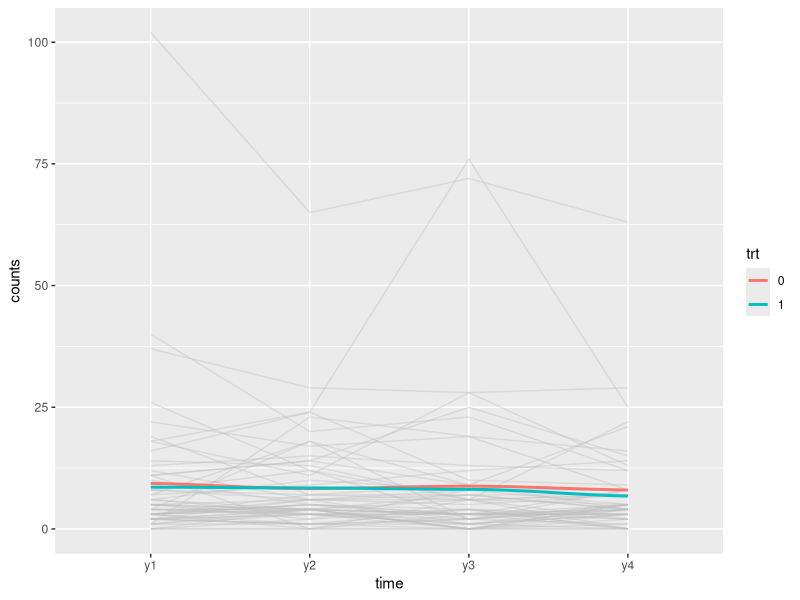
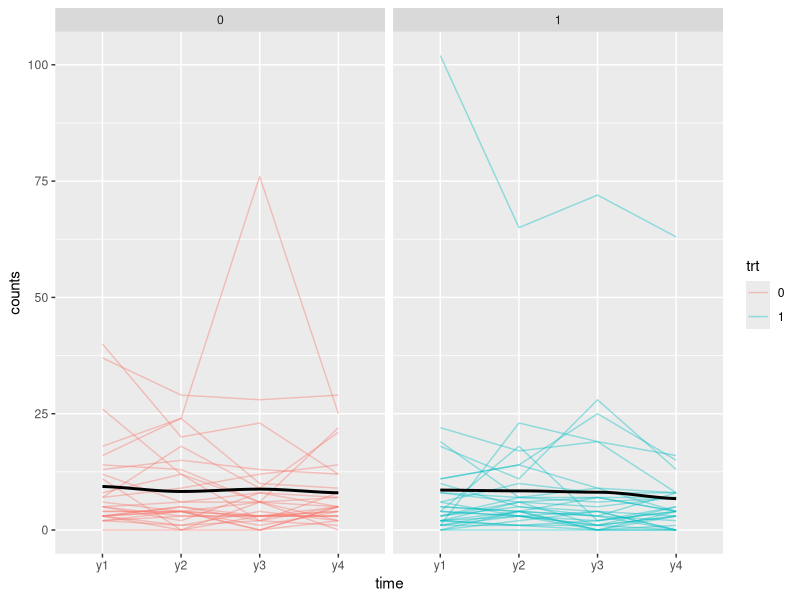
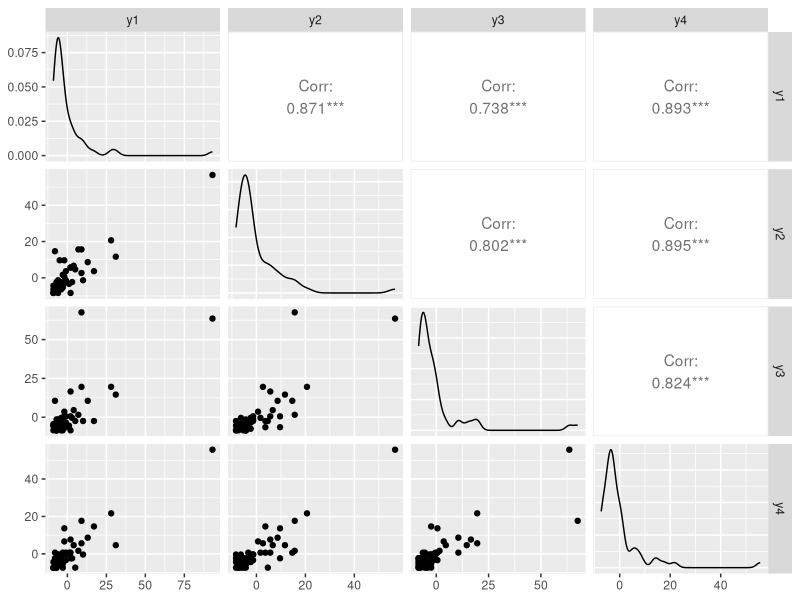

The R source for these figures, in order:
## ---- chunk 1
knitr::opts_chunk$set(include = TRUE, echo = TRUE, warning = FALSE)

library(geepack)
library(GGally)
library(ggplot2)
library(tidyr)
library(tidyverse)

## ---- chunk 2
data(seizure)
seizure$id = 1:dim(seizure)[1]
data = pivot_longer(data = seizure, cols = c("y1", "y2", "y3", "y4"), names_to = "time", values_to = "counts")
data$trt = factor(data$trt)

if ((dim(data)[1] / 4) == dim(seizure)[1]) {
  print("The data is balanced.")
} else {
  print("The data is unbalanced.")
}

## ---- chunk 3
data %>%
  ggplot(aes(time, counts)) +
  geom_line(alpha = 0.4, aes(group = id), colour = "gray") +
  stat_smooth(aes(group = trt, color = trt), method = loess, geom = "line", fun.y = mean, size = 1)

data %>%
  ggplot(aes(time, counts)) +
  geom_line(alpha = 0.4, aes(group = id, color = trt)) +
  stat_smooth(aes(group = trt), method = loess, geom = "line", fun.y = mean, size = 1) +
  facet_wrap(~ trt)

## ---- chunk 4
seizure_residuals = data %>%
  group_by(time) %>%
  mutate(mean = mean(counts)) %>%
  ungroup() %>%
  mutate(residuals = counts - mean) %>%
  select(id, time, residuals)

seizure_residuals_wide = seizure_residuals %>%
  pivot_wider(
    names_from = time,
    values_from = residuals
  ) %>%
  select(-id)

ggpairs(seizure_residuals_wide)
